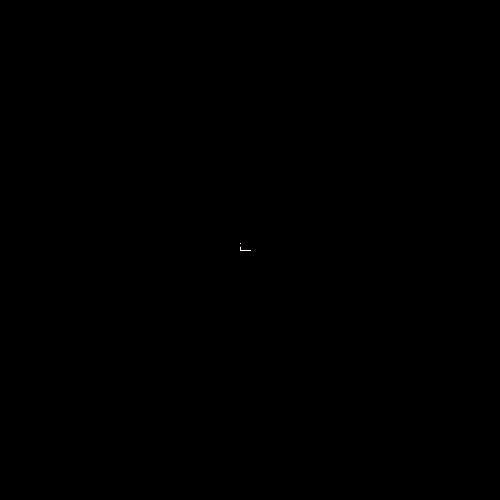
Frame 1 (no input)
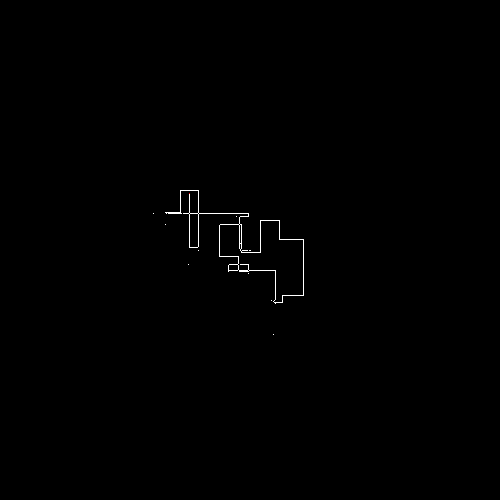
Frame 60 (the mouse pressed at the canvas centre just before this capture)
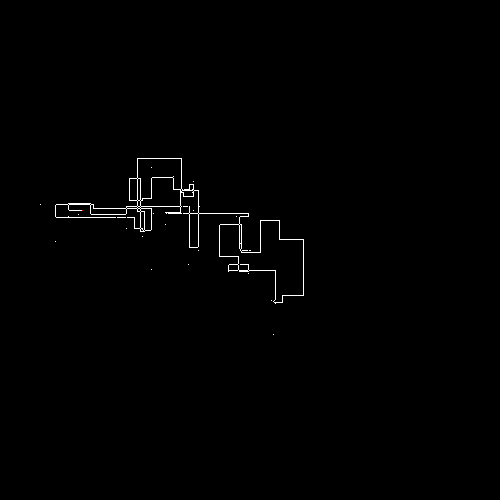
Frame 120 (the mouse held since frame 60 and released just before this capture)

The Processing sketch that drew these frames (run headless with seeded random() and noise(); from frame 60 on, the mouse is pressed at the canvas centre):

// Processing sketch: DrunkMiner03
// ── DrunkMiner03.pde
// This time, the miner isn't quite as drunk, and the mining direction doesn't change every time. 
// But where do the isolated white and black dots come from?
// //////////////////////////////////////////////////////////////////////////////////////////////

// Grid size for the maze (500x500 cells to match the window size)
int   cols = 500;
int   rows = 500;

// Probability of direction changing.
float   P  = 0.015; 
int onPerP = (int)(1./P);

// daily number of meters of mine gallery
int shift=20;

// 2D Array: 1 represents a solid wall (black), 0 represents a carved path (white)
int[][] grid;

// The current position of our single "carver" (the drunk miner)
int carverX;
int carverY;

void setup() 
{
  size(500, 500);
  noSmooth();
    
  grid = new int[cols][rows];

  // Initialize the grid: fill everything with solid walls (1)
  for (int x = 0; x < cols; x++) 
  {
    for (int y = 0; y < rows; y++) 
    {
      grid[x][y] = 1;
    }
  }

  // Start the carver exactly in the center of the grid
  carverX = cols / 2;
  carverY = rows / 2;

  // Carve out the starting point
  grid[carverX][carverY] = 0;
  
  background(0); // Start with a black screen (all walls)
  frameRate(6);
}

// Choose a random direction: 0 = Up, 1 = Down, 2 = Left, 3 = Right
int direction = int(random(4));

void draw() 
{
  // Remove visual highlight
  stroke(grid[carverX][carverY]==1?0:255);
  point(carverX, carverY);
  
  // Perform multiple simulation steps per frame to speed up the visual generation
  for (int i = 0; i < shift; i++) 
  {
    // We only change direction when a number within the range is drawn. It's a trick.
    int new_dir = int(random(onPerP));
    if(new_dir <= 3)
       direction = new_dir;

    // Move the carver based on the chosen direction
    if (direction == 0) 
    {
      carverY--; // Move Up
    } 
    else if (direction == 1) 
    {
      carverY++; // Move Down
    } 
    else if (direction == 2) 
    {
      carverX--; // Move Left
    } 
    else if (direction == 3) 
    {
      carverX++; // Move Right
    }

    // Keep the carver inside the grid boundaries (constrain coordinates).
    // This is an often necessary operation, which is why Processing has a special function.
    carverX = constrain(carverX, 0, cols - 1);
    carverY = constrain(carverY, 0, rows - 1);

    // Carve the current cell by setting it to a path (0)
    grid[carverX][carverY] = (grid[carverX][carverY]==1?0:1);

    // Draw the newly carved path immediately using a white point
    stroke(grid[carverX][carverY]==1?0:255);
    point(carverX, carverY);
  }

  // Optional visual highlight: draw the active carver position in red
  stroke(255, 0, 0);
  point(carverX, carverY);
}
